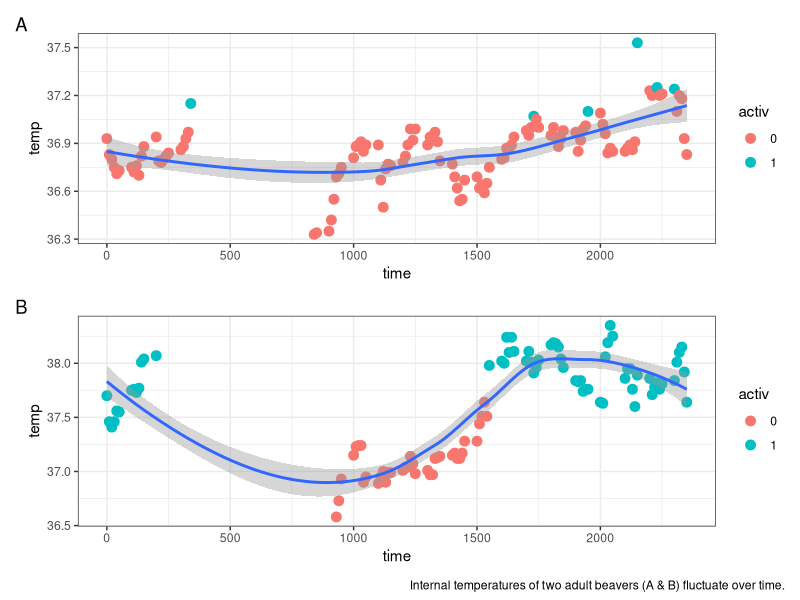
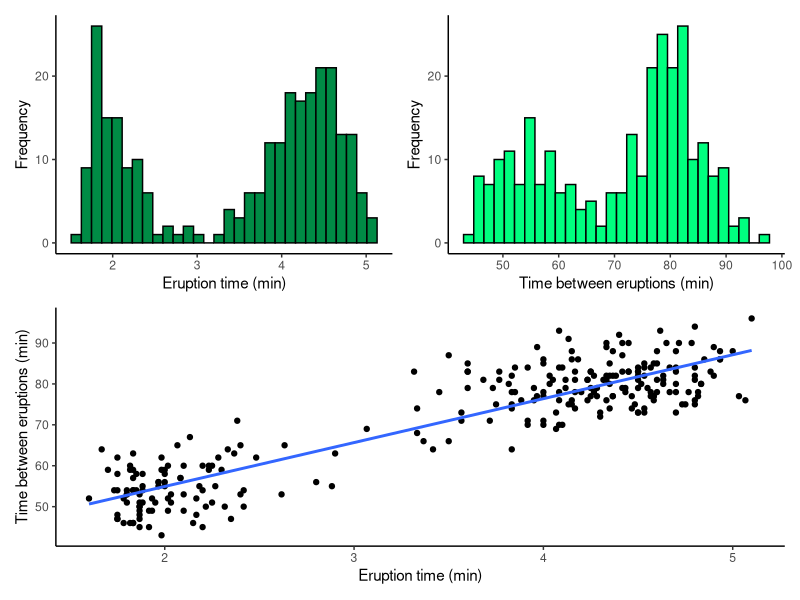
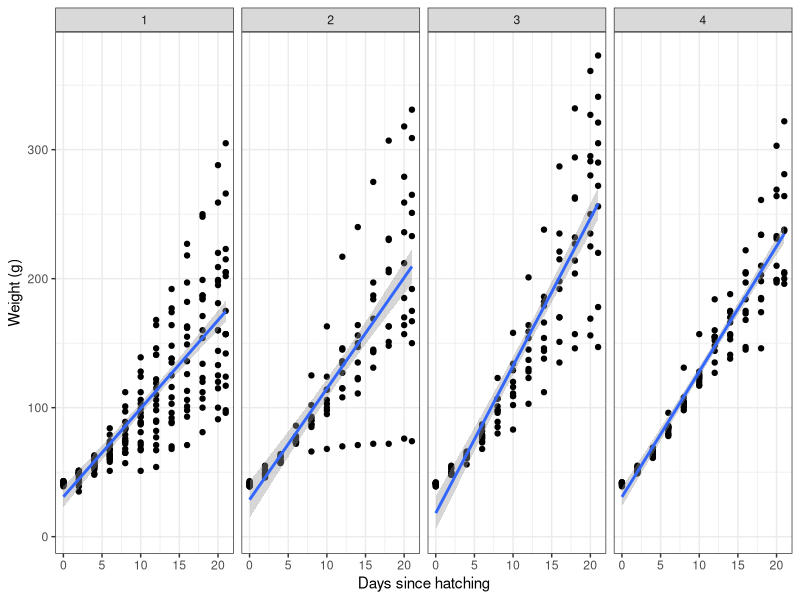
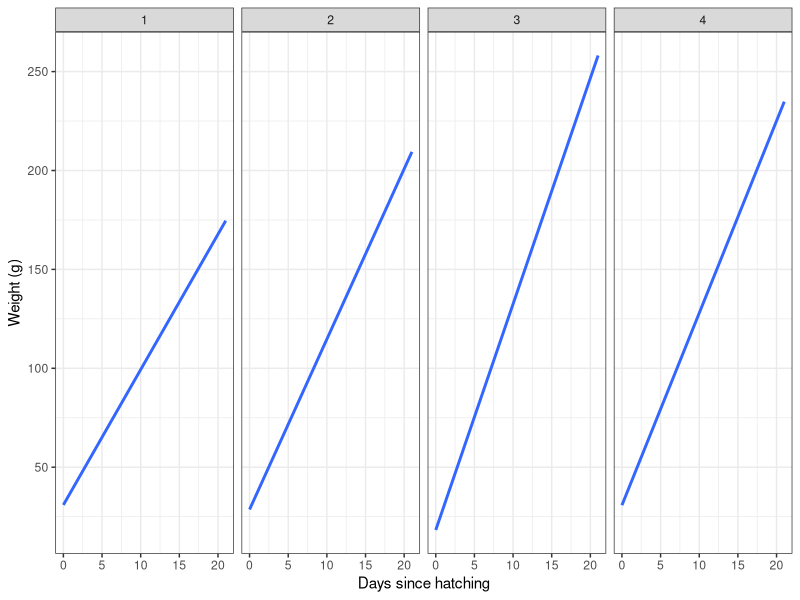
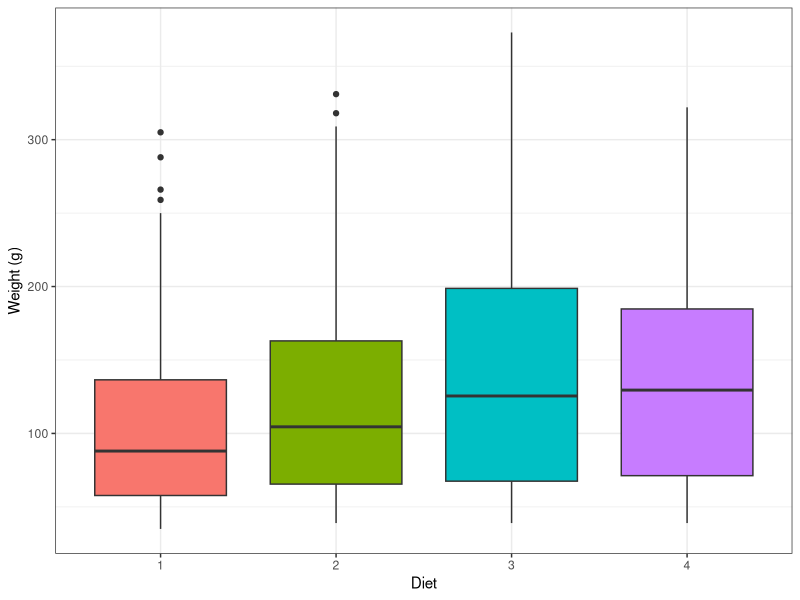
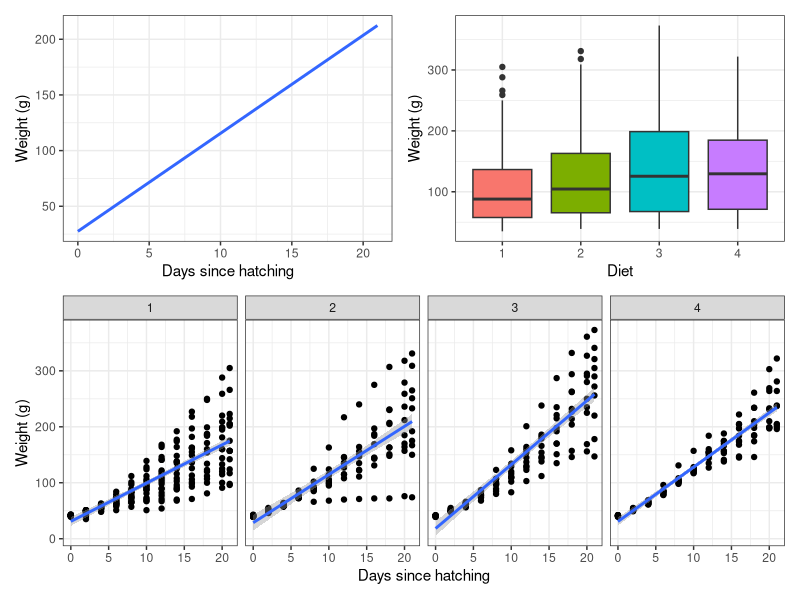

Recreate these plots in R, in order.
## ---- chunk 1
library(ggplot2)
library(patchwork)
library(TeachingDemos)


beaver1$activ <- as.factor(beaver1$activ)
beaver2$activ <- as.factor(beaver2$activ)


b1 <- ggplot(data=beaver1,
             mapping=aes(x=time,y=temp))+
  geom_point(size=3,
             mapping=aes(color=activ)) + theme_bw() + geom_smooth()

b2 <- ggplot(data=beaver2, mapping=aes(x=time,y=temp)) + geom_point(size=3,
                                                                    mapping=aes(color=activ)) + theme_bw() + geom_smooth()


b1 / b2 + plot_annotation(tag_levels = "A") + plot_annotation(caption="Internal temperatures of two adult beavers (A & B) fluctuate over time.")


## ---- chunk 2

# faithful
# eruptions: eruption time in minutes
# waiting: waiting time to next eruption in minutes


f1 <- ggplot(data=faithful,
             mapping=aes(x=eruptions)) +
  geom_histogram(color="black",fill="springgreen4") +
  labs(x="Eruption time (min)",
       y="Frequency")

   
f2 <- ggplot(data=faithful,
             mapping=aes(x=waiting)) +
  geom_histogram(color="black",fill="springgreen1") +
  labs(x="Time between eruptions (min)",
       y="Frequency")


f3 <- ggplot(data=faithful,
             mapping=aes(x=eruptions,
                         y=waiting)) +
  geom_point() +
  geom_smooth(se=FALSE, method=lm, formula = y ~ x) + theme_classic() +
  labs(x="Eruption time (min)",
       y="Time between eruptions (min)") 


                  

(f1 + theme_classic() | f2 + theme_classic()) / f3

## ---- chunk 3

# column names "weight" "Time" "Chick" "Diet"

c1 <- ggplot(data=ChickWeight,
             mapping=aes(x=Time,
                         y=weight)) + 
  geom_point() +
  labs(x="Days since hatching",
       y="Weight (g)") +
  geom_smooth(method=lm) +
  theme_bw()
c1 + facet_grid(.~Diet) 


c2 <- ggplot(data=ChickWeight,
             mapping=aes(x=Time,
                         y=weight)) + 
    labs(x="Days since hatching",
       y="Weight (g)") +
  geom_smooth(method=lm, se=FALSE) +
  theme_bw()
c2 + facet_grid(.~Diet)

c3 <- ggplot(data=ChickWeight,
             mapping=aes(x=Diet,
                         y=weight,
                         fill=Diet)) +
  geom_boxplot() + theme_bw() +
  labs(x="Diet",
       y="Weight (g)") +
  theme(legend.position="none")
c3

(c2 | c3) / c1 + facet_grid(.~Diet)
